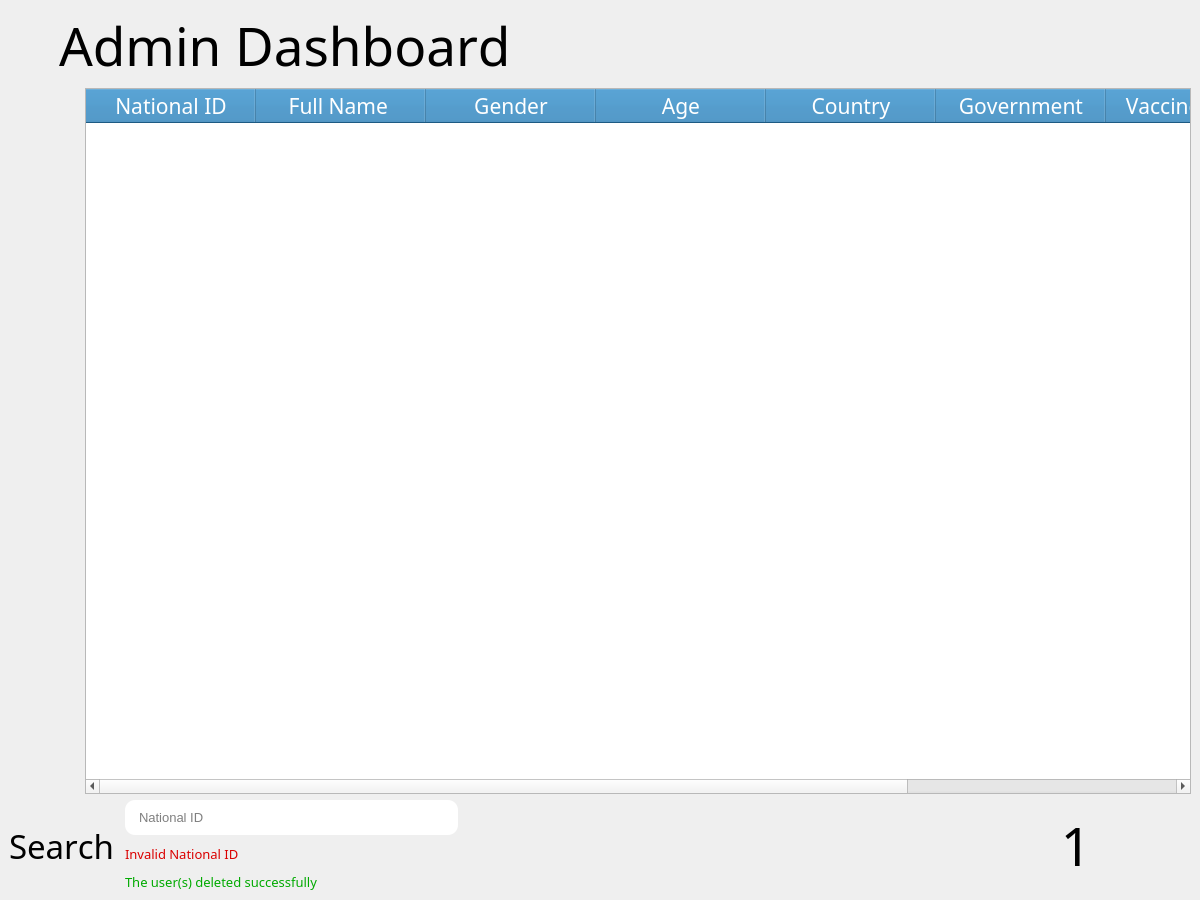
<?xml version="1.0" encoding="UTF-8"?>
<ui version="4.0">
 <class>AdminDashboardView</class>
 <widget class="QMainWindow" name="AdminDashboardView">
  <property name="geometry">
   <rect>
    <x>0</x>
    <y>0</y>
    <width>1200</width>
    <height>900</height>
   </rect>
  </property>
  <property name="minimumSize">
   <size>
    <width>1200</width>
    <height>900</height>
   </size>
  </property>
  <property name="font">
   <font>
    <kerning>false</kerning>
   </font>
  </property>
  <property name="windowTitle">
   <string>MainWindow</string>
  </property>
  <widget class="QWidget" name="centralwidget">
   <layout class="QVBoxLayout" name="verticalLayout">
    <item>
     <layout class="QHBoxLayout" name="headerHLayout" stretch="0,1">
      <item>
       <widget class="QLabel" name="headerLbl">
        <property name="font">
         <font>
          <family>Berlin Sans FB</family>
          <pointsize>40</pointsize>
          <kerning>false</kerning>
         </font>
        </property>
        <property name="text">
         <string>Admin Dashboard</string>
        </property>
        <property name="margin">
         <number>0</number>
        </property>
        <property name="indent">
         <number>50</number>
        </property>
       </widget>
      </item>
      <item>
       <spacer name="headerSpacer_MH">
        <property name="orientation">
         <enum>Qt::Horizontal</enum>
        </property>
        <property name="sizeHint" stdset="0">
         <size>
          <width>40</width>
          <height>20</height>
         </size>
        </property>
       </spacer>
      </item>
     </layout>
    </item>
    <item>
     <layout class="QHBoxLayout" name="middleHLayout">
      <item>
       <layout class="QVBoxLayout" name="navVLayout">
        <property name="spacing">
         <number>30</number>
        </property>
        <item>
         <widget class="QPushButton" name="statBtn">
          <property name="minimumSize">
           <size>
            <width>70</width>
            <height>70</height>
           </size>
          </property>
          <property name="maximumSize">
           <size>
            <width>70</width>
            <height>70</height>
           </size>
          </property>
          <property name="text">
           <string/>
          </property>
          <property name="icon">
           <iconset resource="../../WidgetsStack.qrc">
            <normaloff>:/WidgetsStack/Assets/statistics-icon.png</normaloff>:/WidgetsStack/Assets/statistics-icon.png</iconset>
          </property>
          <property name="iconSize">
           <size>
            <width>70</width>
            <height>70</height>
           </size>
          </property>
          <property name="flat">
           <bool>true</bool>
          </property>
         </widget>
        </item>
        <item>
         <widget class="QPushButton" name="waitingListBtn">
          <property name="minimumSize">
           <size>
            <width>70</width>
            <height>70</height>
           </size>
          </property>
          <property name="maximumSize">
           <size>
            <width>70</width>
            <height>70</height>
           </size>
          </property>
          <property name="text">
           <string/>
          </property>
          <property name="icon">
           <iconset resource="../../WidgetsStack.qrc">
            <normaloff>:/WidgetsStack/Assets/icons8-list-64.png</normaloff>:/WidgetsStack/Assets/icons8-list-64.png</iconset>
          </property>
          <property name="iconSize">
           <size>
            <width>70</width>
            <height>70</height>
           </size>
          </property>
          <property name="flat">
           <bool>true</bool>
          </property>
         </widget>
        </item>
        <item>
         <widget class="QPushButton" name="addAdminBtn">
          <property name="minimumSize">
           <size>
            <width>70</width>
            <height>70</height>
           </size>
          </property>
          <property name="maximumSize">
           <size>
            <width>70</width>
            <height>70</height>
           </size>
          </property>
          <property name="text">
           <string/>
          </property>
          <property name="icon">
           <iconset resource="../../WidgetsStack.qrc">
            <normaloff>:/WidgetsStack/Assets/add-admin-icon.png</normaloff>:/WidgetsStack/Assets/add-admin-icon.png</iconset>
          </property>
          <property name="iconSize">
           <size>
            <width>70</width>
            <height>70</height>
           </size>
          </property>
          <property name="flat">
           <bool>true</bool>
          </property>
         </widget>
        </item>
        <item>
         <spacer name="verticalSpacer_2">
          <property name="orientation">
           <enum>Qt::Vertical</enum>
          </property>
          <property name="sizeHint" stdset="0">
           <size>
            <width>20</width>
            <height>40</height>
           </size>
          </property>
         </spacer>
        </item>
        <item>
         <widget class="QPushButton" name="logoutBtn">
          <property name="minimumSize">
           <size>
            <width>70</width>
            <height>70</height>
           </size>
          </property>
          <property name="maximumSize">
           <size>
            <width>70</width>
            <height>70</height>
           </size>
          </property>
          <property name="text">
           <string/>
          </property>
          <property name="icon">
           <iconset resource="../../WidgetsStack.qrc">
            <normaloff>:/WidgetsStack/Assets/logout-icon.png</normaloff>:/WidgetsStack/Assets/logout-icon.png</iconset>
          </property>
          <property name="iconSize">
           <size>
            <width>70</width>
            <height>70</height>
           </size>
          </property>
          <property name="flat">
           <bool>true</bool>
          </property>
         </widget>
        </item>
       </layout>
      </item>
      <item>
       <widget class="QTableWidget" name="usersTable">
        <property name="maximumSize">
         <size>
          <width>16777215</width>
          <height>16777215</height>
         </size>
        </property>
        <property name="font">
         <font>
          <pointsize>12</pointsize>
         </font>
        </property>
        <property name="styleSheet">
         <string notr="true">QTableWidget {
alternate-background-color: rgb(102, 147, 206);
}


QHeaderView::section { 
color:white; 
background-color:#297EB7; 
}</string>
        </property>
        <property name="horizontalScrollBarPolicy">
         <enum>Qt::ScrollBarAsNeeded</enum>
        </property>
        <property name="editTriggers">
         <set>QAbstractItemView::NoEditTriggers</set>
        </property>
        <property name="showDropIndicator" stdset="0">
         <bool>false</bool>
        </property>
        <property name="dragDropOverwriteMode">
         <bool>false</bool>
        </property>
        <property name="alternatingRowColors">
         <bool>true</bool>
        </property>
        <property name="selectionBehavior">
         <enum>QAbstractItemView::SelectRows</enum>
        </property>
        <property name="sortingEnabled">
         <bool>true</bool>
        </property>
        <property name="cornerButtonEnabled">
         <bool>false</bool>
        </property>
        <property name="rowCount">
         <number>0</number>
        </property>
        <attribute name="horizontalHeaderCascadingSectionResizes">
         <bool>false</bool>
        </attribute>
        <attribute name="horizontalHeaderMinimumSectionSize">
         <number>70</number>
        </attribute>
        <attribute name="horizontalHeaderDefaultSectionSize">
         <number>170</number>
        </attribute>
        <attribute name="horizontalHeaderHighlightSections">
         <bool>false</bool>
        </attribute>
        <attribute name="horizontalHeaderShowSortIndicator" stdset="0">
         <bool>true</bool>
        </attribute>
        <attribute name="horizontalHeaderStretchLastSection">
         <bool>true</bool>
        </attribute>
        <attribute name="verticalHeaderVisible">
         <bool>false</bool>
        </attribute>
        <column>
         <property name="text">
          <string>National ID</string>
         </property>
         <property name="font">
          <font>
           <family>Berlin Sans FB</family>
           <pointsize>16</pointsize>
          </font>
         </property>
        </column>
        <column>
         <property name="text">
          <string>Full Name </string>
         </property>
         <property name="font">
          <font>
           <family>Berlin Sans FB</family>
           <pointsize>16</pointsize>
          </font>
         </property>
        </column>
        <column>
         <property name="text">
          <string>Gender</string>
         </property>
         <property name="font">
          <font>
           <family>Berlin Sans FB</family>
           <pointsize>16</pointsize>
          </font>
         </property>
        </column>
        <column>
         <property name="text">
          <string>Age</string>
         </property>
         <property name="font">
          <font>
           <family>Berlin Sans FB</family>
           <pointsize>16</pointsize>
          </font>
         </property>
        </column>
        <column>
         <property name="text">
          <string>Country</string>
         </property>
         <property name="font">
          <font>
           <family>Berlin Sans FB</family>
           <pointsize>16</pointsize>
          </font>
         </property>
        </column>
        <column>
         <property name="text">
          <string>Government</string>
         </property>
         <property name="font">
          <font>
           <family>Berlin Sans FB</family>
           <pointsize>16</pointsize>
          </font>
         </property>
        </column>
        <column>
         <property name="text">
          <string>Vaccine State</string>
         </property>
         <property name="font">
          <font>
           <family>Berlin Sans FB</family>
           <pointsize>16</pointsize>
          </font>
         </property>
        </column>
        <column>
         <property name="text">
          <string>Doses Number</string>
         </property>
         <property name="font">
          <font>
           <family>Berlin Sans FB</family>
           <pointsize>16</pointsize>
          </font>
         </property>
        </column>
       </widget>
      </item>
     </layout>
    </item>
    <item>
     <layout class="QHBoxLayout" name="bottomHLayout">
      <property name="spacing">
       <number>10</number>
      </property>
      <item>
       <widget class="QLabel" name="searchLbl">
        <property name="font">
         <font>
          <family>Berlin Sans FB</family>
          <pointsize>25</pointsize>
          <weight>50</weight>
          <italic>false</italic>
          <bold>false</bold>
          <kerning>false</kerning>
         </font>
        </property>
        <property name="text">
         <string>Search</string>
        </property>
        <property name="alignment">
         <set>Qt::AlignLeading|Qt::AlignLeft|Qt::AlignVCenter</set>
        </property>
       </widget>
      </item>
      <item>
       <layout class="QVBoxLayout" name="nationalIdVLayout">
        <item>
         <widget class="QLineEdit" name="nationalIdInput">
          <property name="minimumSize">
           <size>
            <width>0</width>
            <height>35</height>
           </size>
          </property>
          <property name="maximumSize">
           <size>
            <width>16777215</width>
            <height>35</height>
           </size>
          </property>
          <property name="font">
           <font>
            <family>MS Shell Dlg 2</family>
            <pointsize>10</pointsize>
           </font>
          </property>
          <property name="styleSheet">
           <string notr="true">*{
border: 2px  ;
border-radius: 10px;
padding-left: 12px;
}</string>
          </property>
          <property name="text">
           <string/>
          </property>
          <property name="maxLength">
           <number>14</number>
          </property>
          <property name="echoMode">
           <enum>QLineEdit::Normal</enum>
          </property>
          <property name="placeholderText">
           <string>National ID</string>
          </property>
          <property name="cursorMoveStyle">
           <enum>Qt::LogicalMoveStyle</enum>
          </property>
         </widget>
        </item>
        <item>
         <widget class="QLabel" name="nationalIdError">
          <property name="font">
           <font>
            <family>Berlin Sans FB</family>
            <pointsize>10</pointsize>
           </font>
          </property>
          <property name="styleSheet">
           <string notr="true">QLabel{
color:rgb(218, 0, 0)
}</string>
          </property>
          <property name="text">
           <string>Invalid National ID</string>
          </property>
         </widget>
        </item>
        <item>
         <widget class="QLabel" name="deleteMsg">
          <property name="font">
           <font>
            <family>Berlin Sans FB</family>
            <pointsize>10</pointsize>
           </font>
          </property>
          <property name="styleSheet">
           <string notr="true">color: rgb(0, 170, 0);</string>
          </property>
          <property name="text">
           <string>The user(s) deleted successfully</string>
          </property>
          <property name="alignment">
           <set>Qt::AlignLeading|Qt::AlignLeft|Qt::AlignVCenter</set>
          </property>
         </widget>
        </item>
       </layout>
      </item>
      <item>
       <widget class="QPushButton" name="searchBtn">
        <property name="minimumSize">
         <size>
          <width>70</width>
          <height>70</height>
         </size>
        </property>
        <property name="maximumSize">
         <size>
          <width>70</width>
          <height>70</height>
         </size>
        </property>
        <property name="text">
         <string/>
        </property>
        <property name="icon">
         <iconset resource="../../WidgetsStack.qrc">
          <normaloff>:/WidgetsStack/Assets/search-icon.png</normaloff>:/WidgetsStack/Assets/search-icon.png</iconset>
        </property>
        <property name="iconSize">
         <size>
          <width>70</width>
          <height>70</height>
         </size>
        </property>
        <property name="flat">
         <bool>true</bool>
        </property>
       </widget>
      </item>
      <item>
       <widget class="QPushButton" name="deleteBtn">
        <property name="minimumSize">
         <size>
          <width>70</width>
          <height>70</height>
         </size>
        </property>
        <property name="maximumSize">
         <size>
          <width>70</width>
          <height>70</height>
         </size>
        </property>
        <property name="text">
         <string/>
        </property>
        <property name="icon">
         <iconset resource="../../WidgetsStack.qrc">
          <normaloff>:/WidgetsStack/Assets/delete-icon.png</normaloff>:/WidgetsStack/Assets/delete-icon.png</iconset>
        </property>
        <property name="iconSize">
         <size>
          <width>60</width>
          <height>60</height>
         </size>
        </property>
        <property name="flat">
         <bool>true</bool>
        </property>
       </widget>
      </item>
      <item>
       <spacer name="horizontalSpacer">
        <property name="orientation">
         <enum>Qt::Horizontal</enum>
        </property>
        <property name="sizeHint" stdset="0">
         <size>
          <width>40</width>
          <height>20</height>
         </size>
        </property>
       </spacer>
      </item>
      <item>
       <widget class="QPushButton" name="previousBtn">
        <property name="enabled">
         <bool>false</bool>
        </property>
        <property name="minimumSize">
         <size>
          <width>70</width>
          <height>70</height>
         </size>
        </property>
        <property name="maximumSize">
         <size>
          <width>70</width>
          <height>70</height>
         </size>
        </property>
        <property name="text">
         <string/>
        </property>
        <property name="icon">
         <iconset resource="../../WidgetsStack.qrc">
          <normaloff>:/WidgetsStack/Assets/previous-icon.png</normaloff>:/WidgetsStack/Assets/previous-icon.png</iconset>
        </property>
        <property name="iconSize">
         <size>
          <width>70</width>
          <height>70</height>
         </size>
        </property>
        <property name="flat">
         <bool>true</bool>
        </property>
       </widget>
      </item>
      <item>
       <widget class="QLabel" name="currentTabLbl">
        <property name="minimumSize">
         <size>
          <width>70</width>
          <height>70</height>
         </size>
        </property>
        <property name="maximumSize">
         <size>
          <width>70</width>
          <height>70</height>
         </size>
        </property>
        <property name="font">
         <font>
          <family>Berlin Sans FB</family>
          <pointsize>40</pointsize>
          <kerning>false</kerning>
         </font>
        </property>
        <property name="text">
         <string>1</string>
        </property>
        <property name="alignment">
         <set>Qt::AlignCenter</set>
        </property>
       </widget>
      </item>
      <item>
       <widget class="QPushButton" name="nextBtn">
        <property name="minimumSize">
         <size>
          <width>70</width>
          <height>70</height>
         </size>
        </property>
        <property name="maximumSize">
         <size>
          <width>70</width>
          <height>70</height>
         </size>
        </property>
        <property name="text">
         <string/>
        </property>
        <property name="icon">
         <iconset resource="../../WidgetsStack.qrc">
          <normaloff>:/WidgetsStack/Assets/next-icon - Copy.png</normaloff>:/WidgetsStack/Assets/next-icon - Copy.png</iconset>
        </property>
        <property name="iconSize">
         <size>
          <width>70</width>
          <height>70</height>
         </size>
        </property>
        <property name="flat">
         <bool>true</bool>
        </property>
       </widget>
      </item>
     </layout>
    </item>
   </layout>
  </widget>
 </widget>
 <resources>
  <include location="../../WidgetsStack.qrc"/>
 </resources>
 <connections/>
</ui>
